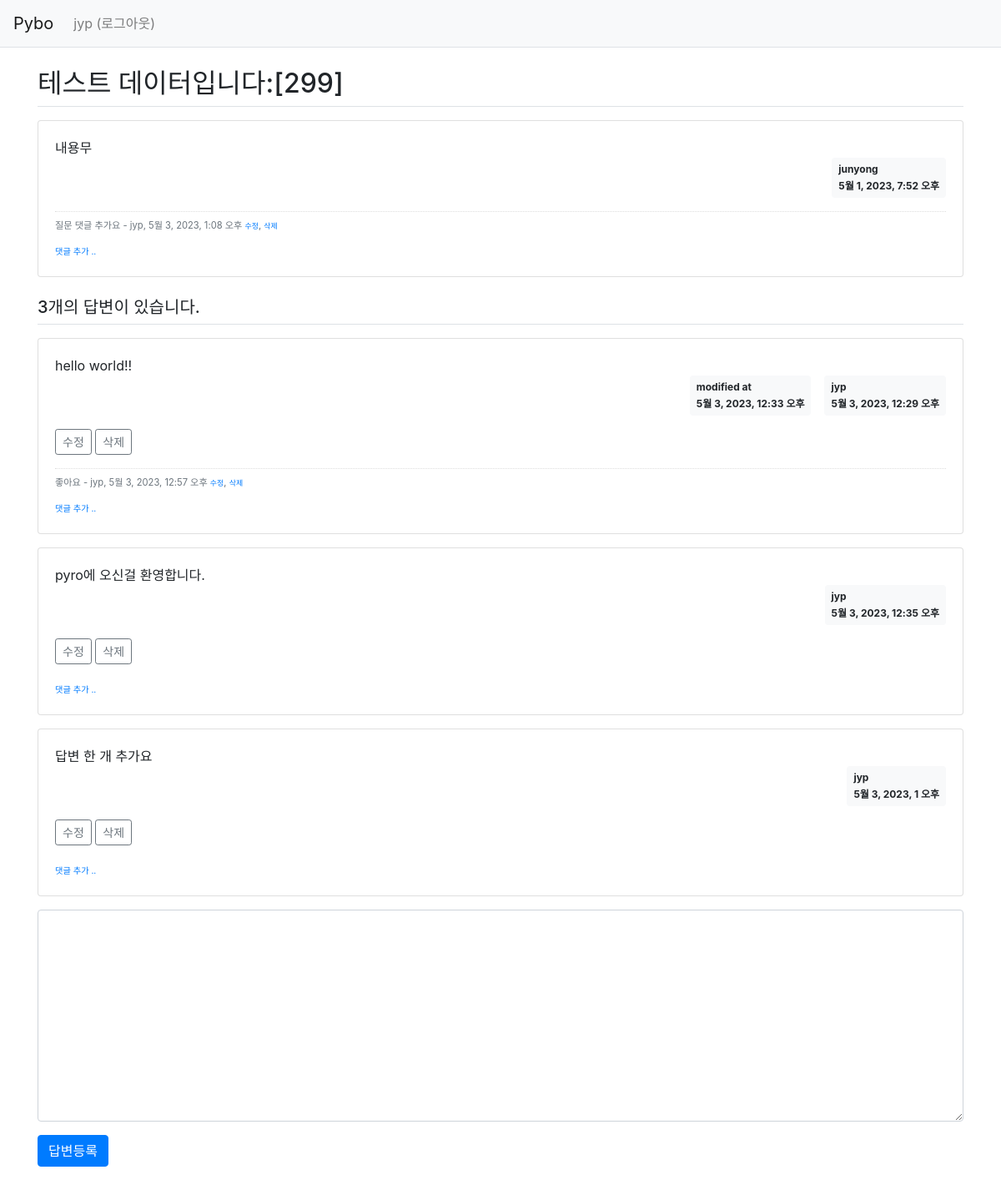
The page /pybo/301/ (signed in) on the database its author committed.
### pybo/models.py (models this page shows, shortened)
class Question(models.Model):
    author = models.ForeignKey(User, on_delete=models.CASCADE, related_name='author_question')
    subject = models.CharField(max_length=200)
    content = models.TextField()
    create_date = models.DateTimeField()
    modify_date = models.DateTimeField(null=True, blank=True)
    voter = models.ManyToManyField(User, related_name='voter_question')

class Comment(models.Model):
    author = models.ForeignKey(User, on_delete=models.CASCADE)
    content = models.TextField()
    create_date = models.DateTimeField()
    modify_date = models.DateTimeField(null=True, blank=True)
    question = models.ForeignKey(Question, null=True, blank=True, on_delete=models.CASCADE)
    answer = models.ForeignKey(Answer, null=True, blank=True, on_delete=models.CASCADE)

class Answer(models.Model):
    author = models.ForeignKey(User, on_delete=models.CASCADE, related_name='author_answer')
    question = models.ForeignKey(Question, on_delete=models.CASCADE)
    content = models.TextField()
    create_date = models.DateTimeField()
    modify_date = models.DateTimeField(null=True, blank=True)
    voter = models.ManyToManyField(User, related_name='voter_answer')

### pybo/views.py (the view)
# urls.py: path('<int:question_id>/', views.detail, name='detail'),
def detail(request, question_id):
    question = get_object_or_404(Question, pk=question_id)
    context = {'question': question}
    return render(request, 'pybo/question_detail.html', context)

### templates/pybo/question_detail.html (shortened to what this page needs)
{% extends 'base.html' %}
{% block content %}
<div class="container my-3">
    <h2 class="border-bottom py-2">{{ question.subject }}</h2>
    <div class="card my-3">
        <div class="card-body">
            <div class="card-text" style="white-space: pre-line;">{{ question.content }}</div>
            <div class="d-flex justify-content-end">
                <div class="badge badge-light p-2 text-left">
                    <div class="mb-2">{{ question.author.username }}</div>
                    <div>{{ question.create_date }}</div>
                </div>
            </div>
            {% if question.comment_set.count > 0 %}
            <div class="mt-3">
            {% for comment in question.comment_set.all %}
                <div class="comment py-2 text-muted">
                    <span style="white-space: pre-line;">{{ comment.content }}</span>
                    <span>
                        - {{ comment.author }}, {{ comment.create_date }}
                    </span>
                    {% if request.user == comment.author %}
                    <a href="{% url 'pybo:comment_modify_question' comment.id  %}" class="small">수정</a>,
                    <a href="#" class="small delete"
                       data-uri="{% url 'pybo:comment_delete_question' comment.id  %}">삭제</a>
                    {% endif %}
                </div>
            {% endfor %}
            </div>
            {% endif %}
            <div>
                <a href="{% url 'pybo:comment_create_question' question.id  %}"
                   class="small"><small>댓글 추가 ..</small></a>
            </div>
        </div>
    </div>
    <h5 class="border-bottom my-3 py-2">{{question.answer_set.count}}개의 답변이 있습니다.</h5>
    {% for answer in question.answer_set.all %}
    <div class="card my-3">
        <div class="card-body">
            <div class="card-text" style="white-space: pre-line;">{{ answer.content }}</div>
            <div class="d-flex justify-content-end">
                {% if answer.modify_date %}
                <div class="badge badge-light p-2 text-left mx-3">
                    <div class="mb-2">modified at</div>
                    <div>{{ answer.modify_date }}</div>
                </div>
                {% endif %}
                <div class="badge badge-light p-2 text-left">
                    <div class="mb-2">{{ answer.author.username }}</div>
                    <div>{{ answer.create_date }}</div>
                </div>
            </div>
            {% if request.user == answer.author %}
            <div class="my-3">
                <a href="{% url 'pybo:answer_modify' answer.id  %}"
                   class="btn btn-sm btn-outline-secondary">수정</a>
                <a href="#" class="delete btn btn-sm btn-outline-secondary "
                   data-uri="{% url 'pybo:answer_delete' answer.id  %}">삭제</a>
            </div>
            {% endif %}
            {% if answer.comment_set.count > 0 %}
            <div class="mt-3">
            {% for comment in answer.comment_set.all %}
                <div class="comment py-2 text-muted">
                    <span style="white-space: pre-line;">{{ comment.content }}</span>
                    <span>
                        - {{ comment.author }}, {{ comment.create_date }}
                    </span>
                    {% if request.user == comment.author %}
                    <a href="{% url 'pybo:comment_modify_answer' comment.id  %}" class="small">수정</a>,
                    <a href="#" class="small delete"
                       data-uri="{% url 'pybo:comment_delete_answer' comment.id  %}">삭제</a>
                    {% endif %}
                </div>
            {% endfor %}
            </div>
            {% endif %}
            <div>
                <a href="{% url 'pybo:comment_create_answer' answer.id  %}"
                   class="small"><small>댓글 추가 ..</small></a>
            </div>
        </div>
    </div>
    {% endfor %}
    <form action="{% url 'pybo:answer_create' question.id %}" method="post" class="my-3">
        <div class="form-group">
            <textarea {% if not user.is_authenticated %}disabled{% endif %}
              name="content" id="content" class="form-control" rows="10"></textarea>
        </div>
        <input type="submit" value="답변등록" class="btn btn-primary">
    </form>
</div>
{% endblock %}

### templates/navbar.html (shortened to what this page needs)
<nav class="navbar navbar-expand-lg navbar-light bg-light border-bottom">
    <a class="navbar-brand" href="{% url 'pybo:index' %}">Pybo</a>
    <div class="collapse navbar-collapse flex-grow-0" id="navbarNav">
        <ul class="navbar-nav">
            <li class="nav-item ">
                {% if user.is_authenticated %}
                <a class="nav-link" href="{% url 'common:logout' %}">{{ user.username }} (로그아웃)</a>
                {% else %}
                <a class="nav-link" href="{% url 'common:login' %}">로그인</a>
                {% endif %}
            </li>
        </ul>
    </div>
</nav>

### static/style.css (style rules this page uses)
.comment { border-top:dotted 1px #ddd; font-size:0.7em; }

### rows shown on the page
Question: subject "테스트 데이터입니다:[299]", content "내용무", author.username "junyong", create_date "5월 1, 2023, 7:52 오후", answer_set.count "3"
Comment: content "질문 댓글 추가요", author "jyp", create_date "5월 3, 2023, 1:08 오후", shows "수정"
Answer: content "hello world!!", modify_date "5월 3, 2023, 12:33 오후", author.username "jyp", create_date "5월 3, 2023, 12:29 오후", shows "수정"
Comment: content "좋아요", author "jyp", create_date "5월 3, 2023, 12:57 오후", shows "수정"
Answer: content "pyro에 오신걸 환영합니다.", author.username "jyp", create_date "5월 3, 2023, 12:35 오후", shows "수정"
Answer: content "답변 한 개 추가요", author.username "jyp", create_date "5월 3, 2023, 1 오후", shows "수정"

### other values the page prints
{{ user.username }} "jyp"
